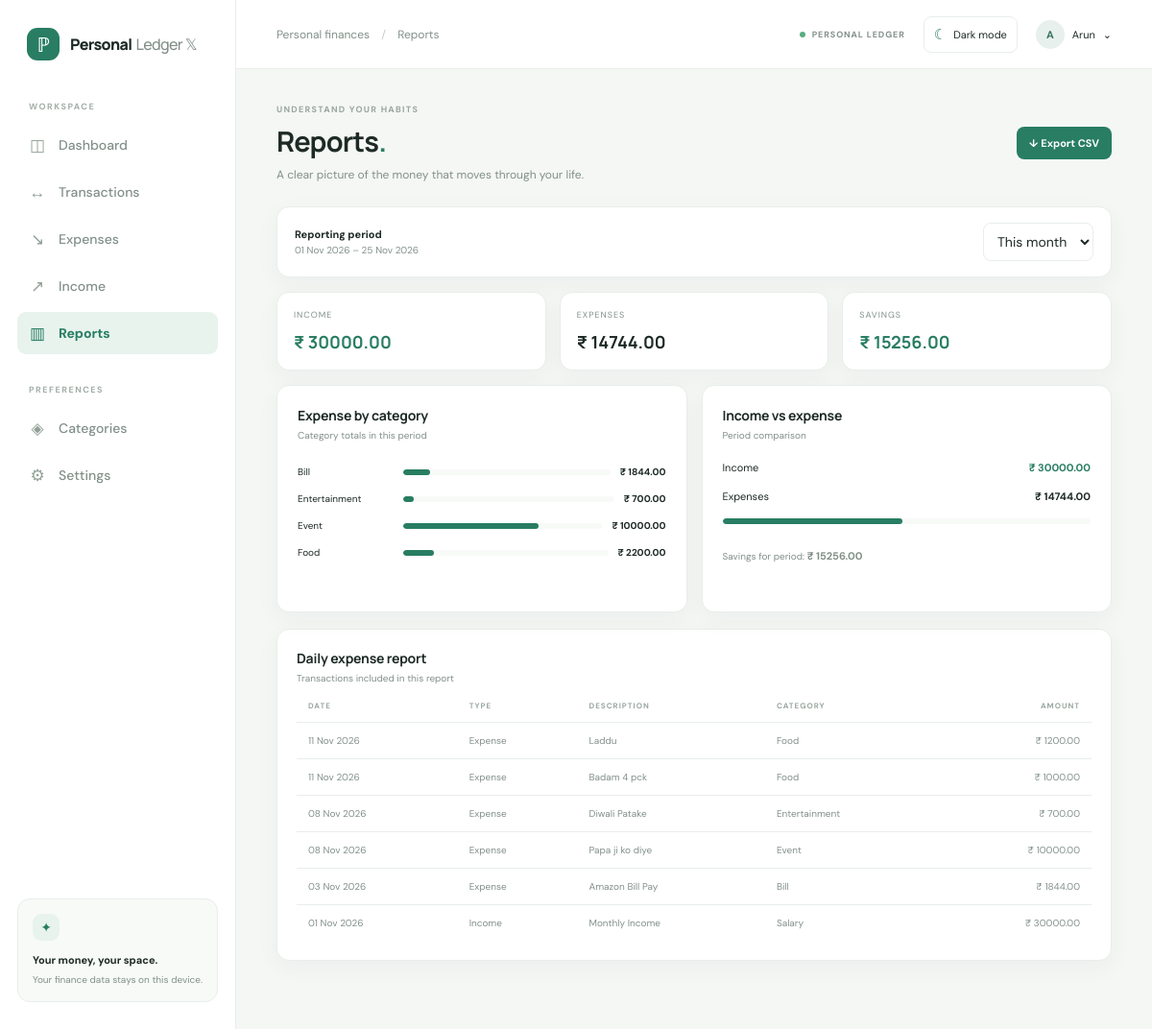
Page /reports/ (signed in) on the earlier database version.
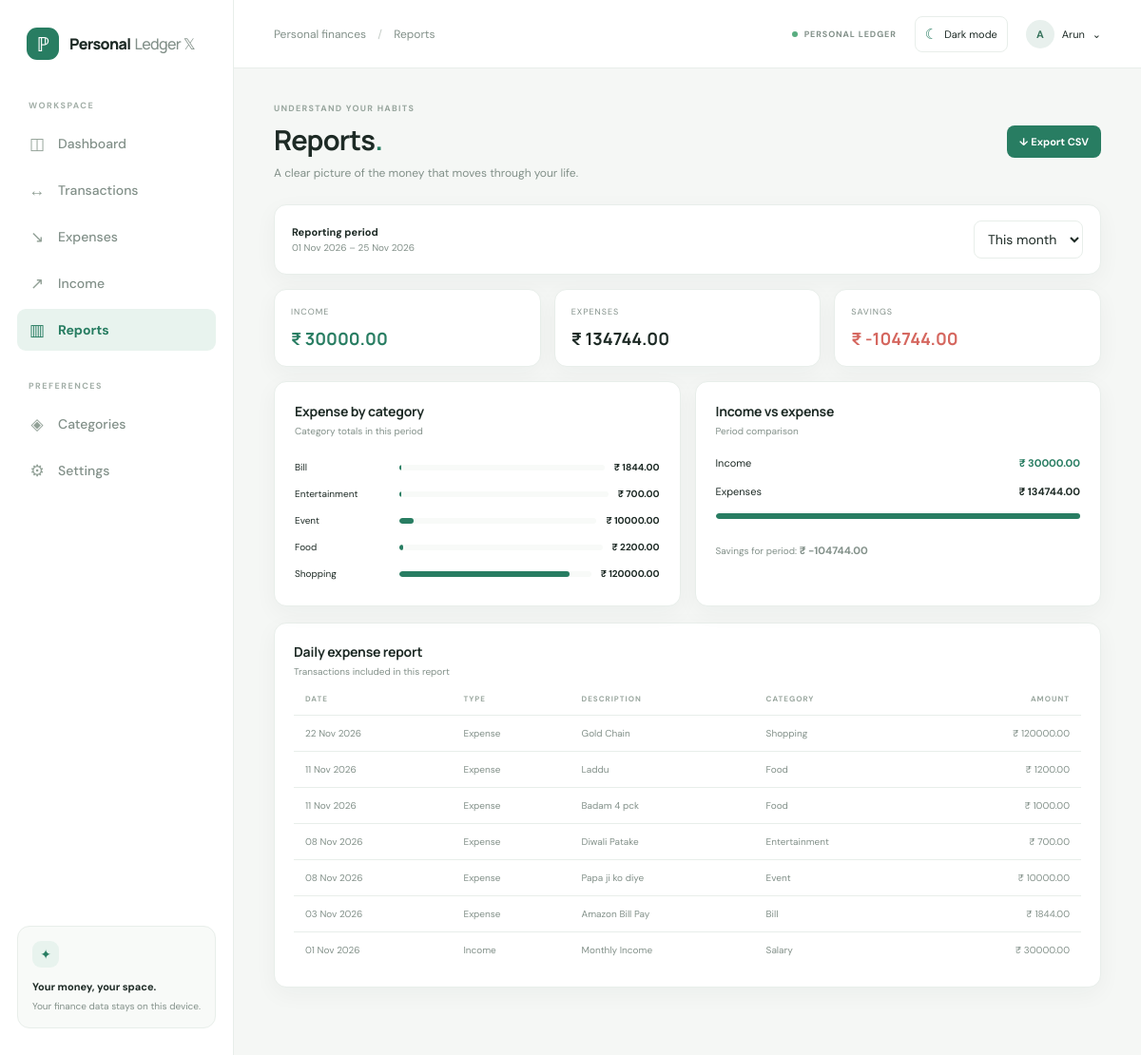
Same page on the later database version.
### expenses/models.py (models this page shows, shortened)
class Category(models.Model):
    EXPENSE = "expense"
    INCOME = "income"
    TYPES = [(EXPENSE, "Expense"), (INCOME, "Income")]
    name = models.CharField(max_length=40)
    kind = models.CharField(max_length=8, choices=TYPES)
    is_default = models.BooleanField(default=False)
    user = models.ForeignKey(settings.AUTH_USER_MODEL, on_delete=models.CASCADE, related_name="categories")
    created_at = models.DateTimeField(auto_now_add=True)
    class Meta:
        ordering = ["name"]
        constraints = [models.UniqueConstraint(fields=["user", "name", "kind"], name="unique_user_category_name_kind")]

class Transaction(models.Model):
    EXPENSE = "expense"
    INCOME = "income"
    TYPES = [(EXPENSE, "Expense"), (INCOME, "Income")]
    CASH = "cash"
    CARD = "card"
    UPI = "upi"
    BANK = "bank"
    OTHER = "other"
    PAYMENT_METHODS = [(CASH, "Cash"), (CARD, "Card"), (UPI, "UPI"), (BANK, "Bank transfer"), (OTHER, "Other")]
    kind = models.CharField(max_length=8, choices=TYPES)
    user = models.ForeignKey(settings.AUTH_USER_MODEL, on_delete=models.CASCADE, related_name="transactions")
    amount = models.DecimalField(max_digits=12, decimal_places=2, validators=[MinValueValidator(0.01)])
    date = models.DateField()
    description = models.CharField(max_length=120)
    category = models.ForeignKey(Category, on_delete=models.PROTECT, related_name="transactions")
    payment_method = models.CharField(max_length=8, choices=PAYMENT_METHODS, default=OTHER)
    created_at = models.DateTimeField(auto_now_add=True)
    updated_at = models.DateTimeField(auto_now=True)
    class Meta:
        ordering = ["-date", "-id"]
        indexes = [models.Index(fields=["user", "date"], name="expense_user_date_idx")]

### expenses/views.py (the view)
# urls.py: path("reports/", views.reports, name="reports"),
@login_required
def reports(request):
    period = request.GET.get("period", "month")
    today = timezone.localdate()
    if period == "day":
        start = end = today
    elif period == "week":
        start, end = today - timedelta(days=today.weekday()), today
    elif period == "year":
        start, end = date(today.year, 1, 1), today
    else:
        period = "month"
        start, end = today.replace(day=1), today
    qs = Transaction.objects.filter(user=request.user, date__range=(start, end)).select_related("category")
    grouped = list(qs.filter(kind="expense").values("category__name").annotate(total=Sum("amount")).order_by("category__name"))
    return render(
        request,
        "reports.html",
        common(
            request,
            active="reports",
            period=period,
            start=start,
            end=end,
            expense_total=money(qs, "expense"),
            income_total=money(qs, "income"),
            rows=qs,
            grouped=grouped,
            savings=money(qs, "income") - money(qs, "expense"),
        ),
    )

### expenses/models.py (called while the page is built)
    @classmethod
    def current(cls, user):
        settings, _ = cls.objects.get_or_create(user=user)
        return settings

### expenses/views.py (called while the page is built)
def money(queryset, kind):
    return queryset.filter(kind=kind).aggregate(total=Sum("amount"))["total"] or Decimal("0.00")

def common(request, **extra):
    current = AppSettings.current(request.user)
    symbols = {"INR": "₹", "USD": "$", "EUR": "€", "GBP": "£"}
    return {
        "currency": current.currency,
        "currency_symbol": symbols.get(current.currency, current.currency),
        "today": timezone.localdate(),
        **extra,
    }

### templates/reports.html (shortened to what this page needs)
{% extends 'base.html' %}{% block title %}Reports{% endblock %}{% block page_name %}Reports{% endblock %}{% block content %}
<div class="page-heading"><div><div class="eyebrow">UNDERSTAND YOUR HABITS</div><h1>Reports<span class="heading-dot">.</span></h1><p>A clear picture of the money that moves through your life.</p></div><a class="button button-primary" href="{% url 'export_csv' %}?period={{ period }}">↓ Export CSV</a></div>
<form class="report-period panel" method="get"><div><strong>Reporting period</strong><span>{{ start|date:'d M Y' }} – {{ end|date:'d M Y' }}</span></div><select name="period" onchange="this.form.submit()"><option value="month" {% if period == 'month' %}selected{% endif %}>This month</option></select></form>
<div class="report-stats"><article class="panel report-stat"><span>INCOME</span><strong class="positive">{{ currency_symbol }} {{ income_total|floatformat:2 }}</strong></article><article class="panel report-stat"><span>EXPENSES</span><strong>{{ currency_symbol }} {{ expense_total|floatformat:2 }}</strong></article><article class="panel report-stat"><span>SAVINGS</span><strong class="{% if savings >= 0 %}positive{% else %}negative{% endif %}">{{ currency_symbol }} {{ savings|floatformat:2 }}</strong></article></div>
<div class="settings-grid"><section class="panel settings-panel"><div class="panel-heading"><div><h2>Expense by category</h2><p>Category totals in this period</p></div></div>{% if grouped %}<div class="report-category-list">{% for item in grouped %}<div class="report-category-row"><span>{{ item.category__name }}</span><div class="bar-track"><i style="width:{% widthratio item.total expense_total 100 %}%"></i></div><strong>{{ currency_symbol }} {{ item.total|floatformat:2 }}</strong></div>{% endfor %}</div>{% else %}<div class="empty-state"><p>No expenses for this period yet.</p></div>{% endif %}</section><section class="panel settings-panel"><div class="panel-heading"><div><h2>Income vs expense</h2><p>Period comparison</p></div></div><div class="comparison"><div><span>Income</span><strong class="positive">{{ currency_symbol }} {{ income_total|floatformat:2 }}</strong></div><div><span>Expenses</span><strong>{{ currency_symbol }} {{ expense_total|floatformat:2 }}</strong></div><div class="comparison-track"><i style="width:{% if income_total %}{% widthratio expense_total income_total 100 %}{% else %}0{% endif %}%"></i></div><p>Savings for period: <strong>{{ currency_symbol }} {{ savings|floatformat:2 }}</strong></p></div></section></div>
<section class="panel transactions-panel"><div class="panel-heading"><div><h2>Daily expense report</h2><p>Transactions included in this report</p></div></div><div class="table-wrap"><table><thead><tr><th>DATE</th><th>TYPE</th><th>DESCRIPTION</th><th>CATEGORY</th><th class="align-right">AMOUNT</th></tr></thead><tbody>{% for row in rows %}<tr><td>{{ row.date|date:'d M Y' }}</td><td>{{ row.get_kind_display }}</td><td>{{ row.description }}</td><td>{{ row.category.name }}</td><td class="align-right">{{ currency_symbol }} {{ row.amount|floatformat:2 }}</td></tr>{% empty %}<tr><td colspan="5">No transactions in this period.</td></tr>{% endfor %}</tbody></table></div></section>{% endblock %}

Differences in the rows shown:
now on this page (row unchanged): Category: category__name "Shopping", currency_symbol "₹", total "120000.00"
added Transaction: date "22 Nov 2026", kind "Expense", description "Gold Chain", category.name "Shopping", currency_symbol "₹", amount "120000.00"
Other differences:
{{ expense_total|floatformat:2 }}: "14744.00" → "134744.00"
{{ savings|floatformat:2 }}: "15256.00" → "-104744.00"
